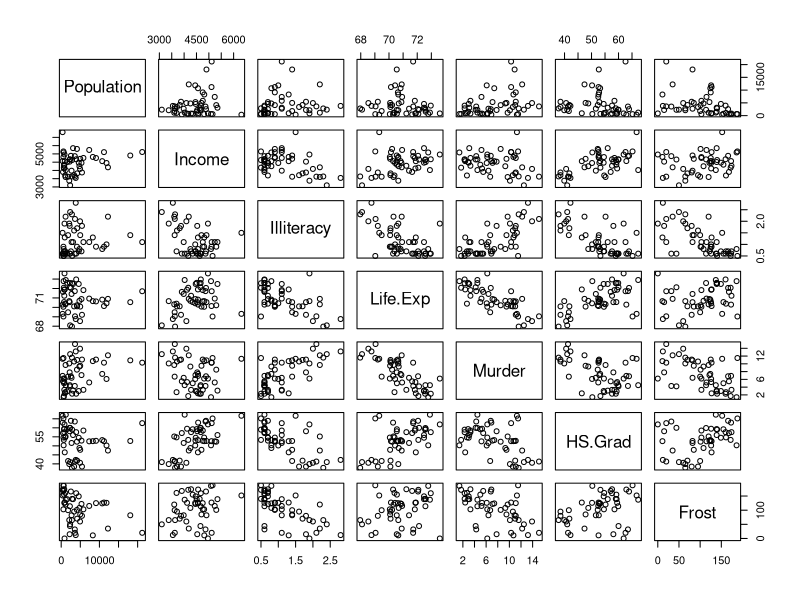
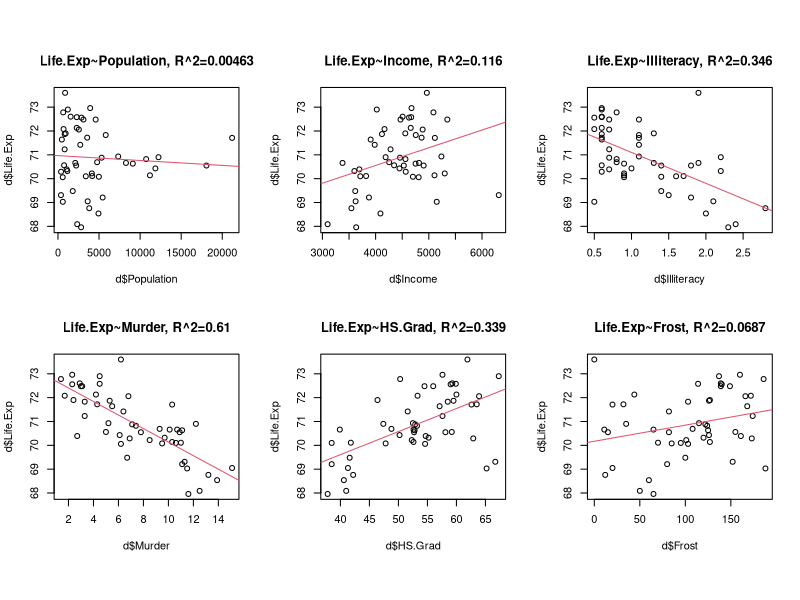

Generate these figures, in order, with R:
## ---- chunk 1
data(state)
d = state_us =  data.frame(state.x77, row.names=state.abb)[,-8]
head(d)
dim(d)
## ---- chunk 2
pairs(d)
## ---- chunk 3
m = lm(Life.Exp ~ Murder + HS.Grad + Frost, d)
m$coef
## ---- chunk 4
m_Population = lm(Life.Exp ~ Population, d)
m_Income     = lm(Life.Exp ~ Income    , d)
m_Illiteracy = lm(Life.Exp ~ Illiteracy, d)
m_Murder     = lm(Life.Exp ~ Murder    , d)
m_HS.Grad    = lm(Life.Exp ~ HS.Grad   , d)
m_Frost      = lm(Life.Exp ~ Frost     , d)
layout(matrix(1:6, 2, byrow=TRUE), respect=TRUE)
plot(d$Population , d$Life.Exp, main=paste0("Life.Exp~Population", ", R^2=", signif(summary(m_Population)$r.squared, 3))); abline(m_Population, col=2)
plot(d$Income     , d$Life.Exp, main=paste0("Life.Exp~Income"    , ", R^2=", signif(summary(m_Income    )$r.squared, 3))); abline(m_Income    , col=2)
plot(d$Illiteracy , d$Life.Exp, main=paste0("Life.Exp~Illiteracy", ", R^2=", signif(summary(m_Illiteracy)$r.squared, 3))); abline(m_Illiteracy, col=2)
plot(d$Murder     , d$Life.Exp, main=paste0("Life.Exp~Murder"    , ", R^2=", signif(summary(m_Murder    )$r.squared, 3))); abline(m_Murder    , col=2)
plot(d$HS.Grad    , d$Life.Exp, main=paste0("Life.Exp~HS.Grad"   , ", R^2=", signif(summary(m_HS.Grad   )$r.squared, 3))); abline(m_HS.Grad   , col=2)
plot(d$Frost      , d$Life.Exp, main=paste0("Life.Exp~Frost"     , ", R^2=", signif(summary(m_Frost     )$r.squared, 3))); abline(m_Frost     , col=2)
## ---- chunk 5
summary(lm(Life.Exp ~ Murder                  , d))$r.squared
summary(lm(Life.Exp ~ Murder + HS.Grad        , d))$r.squared
summary(lm(Life.Exp ~ Murder + HS.Grad + Frost, d))$r.squared
## ---- chunk 6
d = state_us
m = lm(Life.Exp ~ Murder + HS.Grad + Frost, d)
summary(m)
## ---- chunk 7
d = state_us
m = lm(Life.Exp ~ Murder + HS.Grad + Frost, d)
summary(m)
anova(m)
